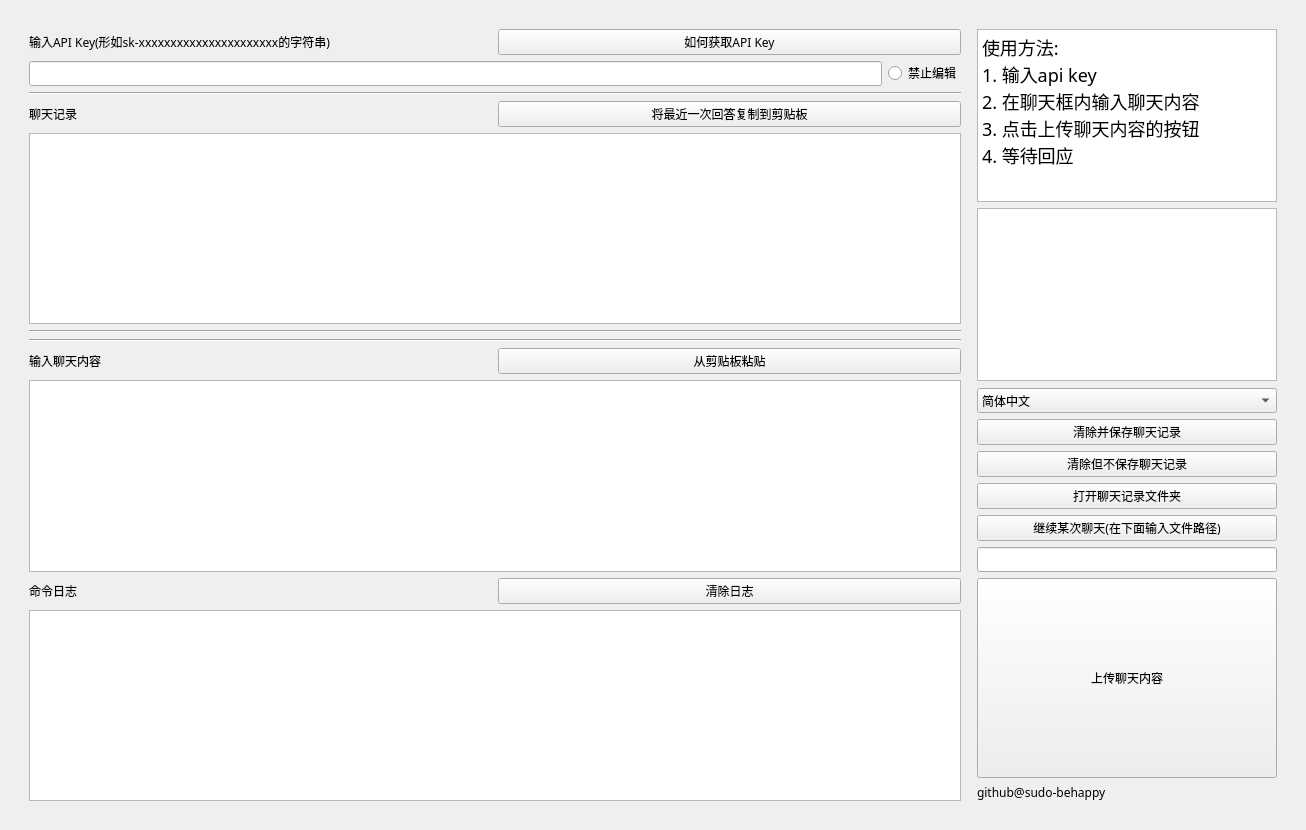
<?xml version="1.0" encoding="UTF-8"?>
<ui version="4.0">
 <class>ChatGPTIntergration</class>
 <widget class="QMainWindow" name="ChatGPTIntergration">
  <property name="windowModality">
   <enum>Qt::ApplicationModal</enum>
  </property>
  <property name="enabled">
   <bool>true</bool>
  </property>
  <property name="geometry">
   <rect>
    <x>0</x>
    <y>0</y>
    <width>1306</width>
    <height>830</height>
   </rect>
  </property>
  <property name="sizePolicy">
   <sizepolicy hsizetype="Fixed" vsizetype="Fixed">
    <horstretch>0</horstretch>
    <verstretch>0</verstretch>
   </sizepolicy>
  </property>
  <property name="minimumSize">
   <size>
    <width>1280</width>
    <height>720</height>
   </size>
  </property>
  <property name="font">
   <font>
    <family>方正黑体简体</family>
   </font>
  </property>
  <property name="mouseTracking">
   <bool>true</bool>
  </property>
  <property name="tabletTracking">
   <bool>true</bool>
  </property>
  <property name="focusPolicy">
   <enum>Qt::NoFocus</enum>
  </property>
  <property name="contextMenuPolicy">
   <enum>Qt::DefaultContextMenu</enum>
  </property>
  <property name="windowTitle">
   <string>chatty</string>
  </property>
  <property name="windowOpacity">
   <double>0.800000000000000</double>
  </property>
  <property name="autoFillBackground">
   <bool>false</bool>
  </property>
  <property name="locale">
   <locale language="Chinese" country="China"/>
  </property>
  <property name="toolButtonStyle">
   <enum>Qt::ToolButtonIconOnly</enum>
  </property>
  <property name="documentMode">
   <bool>false</bool>
  </property>
  <property name="tabShape">
   <enum>QTabWidget::Rounded</enum>
  </property>
  <property name="dockNestingEnabled">
   <bool>true</bool>
  </property>
  <property name="dockOptions">
   <set>QMainWindow::AllowNestedDocks|QMainWindow::AllowTabbedDocks|QMainWindow::AnimatedDocks</set>
  </property>
  <property name="unifiedTitleAndToolBarOnMac">
   <bool>true</bool>
  </property>
  <widget class="QWidget" name="centralwidget">
   <property name="enabled">
    <bool>true</bool>
   </property>
   <property name="sizePolicy">
    <sizepolicy hsizetype="MinimumExpanding" vsizetype="MinimumExpanding">
     <horstretch>0</horstretch>
     <verstretch>0</verstretch>
    </sizepolicy>
   </property>
   <layout class="QHBoxLayout" name="horizontalLayout_2">
    <item>
     <layout class="QHBoxLayout" name="horizontalLayout">
      <property name="sizeConstraint">
       <enum>QLayout::SetDefaultConstraint</enum>
      </property>
      <property name="leftMargin">
       <number>20</number>
      </property>
      <property name="topMargin">
       <number>20</number>
      </property>
      <property name="rightMargin">
       <number>20</number>
      </property>
      <property name="bottomMargin">
       <number>20</number>
      </property>
      <item>
       <layout class="QVBoxLayout" name="verticalLayout_2">
        <item>
         <layout class="QHBoxLayout" name="horizontalLayout_3">
          <property name="sizeConstraint">
           <enum>QLayout::SetMinimumSize</enum>
          </property>
          <item>
           <widget class="QLabel" name="label">
            <property name="sizePolicy">
             <sizepolicy hsizetype="Minimum" vsizetype="Preferred">
              <horstretch>0</horstretch>
              <verstretch>0</verstretch>
             </sizepolicy>
            </property>
            <property name="minimumSize">
             <size>
              <width>428</width>
              <height>0</height>
             </size>
            </property>
            <property name="text">
             <string>输入API Key(形如sk-xxxxxxxxxxxxxxxxxxxxxx的字符串)</string>
            </property>
           </widget>
          </item>
          <item>
           <widget class="QPushButton" name="GetAPIKey">
            <property name="sizePolicy">
             <sizepolicy hsizetype="Minimum" vsizetype="Fixed">
              <horstretch>0</horstretch>
              <verstretch>0</verstretch>
             </sizepolicy>
            </property>
            <property name="text">
             <string>如何获取API Key</string>
            </property>
           </widget>
          </item>
         </layout>
        </item>
        <item>
         <layout class="QHBoxLayout" name="horizontalLayout_7">
          <item>
           <widget class="QLineEdit" name="APIkey"/>
          </item>
          <item>
           <widget class="QRadioButton" name="radioButton">
            <property name="text">
             <string>禁止编辑</string>
            </property>
           </widget>
          </item>
         </layout>
        </item>
        <item>
         <widget class="Line" name="line_2">
          <property name="orientation">
           <enum>Qt::Horizontal</enum>
          </property>
         </widget>
        </item>
        <item>
         <layout class="QHBoxLayout" name="horizontalLayout_5">
          <item>
           <widget class="QLabel" name="label_3">
            <property name="text">
             <string>聊天记录</string>
            </property>
           </widget>
          </item>
          <item>
           <widget class="QPushButton" name="pushButton">
            <property name="text">
             <string>将最近一次回答复制到剪贴板</string>
            </property>
           </widget>
          </item>
         </layout>
        </item>
        <item>
         <widget class="QPlainTextEdit" name="ChatRecord"/>
        </item>
        <item>
         <widget class="Line" name="line">
          <property name="orientation">
           <enum>Qt::Horizontal</enum>
          </property>
         </widget>
        </item>
        <item>
         <widget class="Line" name="line_3">
          <property name="orientation">
           <enum>Qt::Horizontal</enum>
          </property>
         </widget>
        </item>
        <item>
         <layout class="QHBoxLayout" name="horizontalLayout_4">
          <item>
           <widget class="QLabel" name="label_2">
            <property name="text">
             <string>输入聊天内容</string>
            </property>
           </widget>
          </item>
          <item>
           <widget class="QPushButton" name="pushButton_2">
            <property name="text">
             <string>从剪贴板粘贴</string>
            </property>
           </widget>
          </item>
         </layout>
        </item>
        <item>
         <widget class="QPlainTextEdit" name="ChatContent"/>
        </item>
        <item>
         <layout class="QHBoxLayout" name="horizontalLayout_6">
          <item>
           <widget class="QLabel" name="label_4">
            <property name="text">
             <string>命令日志</string>
            </property>
           </widget>
          </item>
          <item>
           <widget class="QPushButton" name="pushButton_3">
            <property name="text">
             <string>清除日志</string>
            </property>
           </widget>
          </item>
         </layout>
        </item>
        <item>
         <widget class="QPlainTextEdit" name="CommandRecord">
          <property name="sizePolicy">
           <sizepolicy hsizetype="Expanding" vsizetype="Expanding">
            <horstretch>0</horstretch>
            <verstretch>0</verstretch>
           </sizepolicy>
          </property>
          <property name="minimumSize">
           <size>
            <width>0</width>
            <height>0</height>
           </size>
          </property>
          <property name="maximumSize">
           <size>
            <width>16777215</width>
            <height>16777215</height>
           </size>
          </property>
          <property name="font">
           <font>
            <italic>false</italic>
           </font>
          </property>
         </widget>
        </item>
       </layout>
      </item>
      <item>
       <spacer name="horizontalSpacer">
        <property name="orientation">
         <enum>Qt::Horizontal</enum>
        </property>
        <property name="sizeType">
         <enum>QSizePolicy::Preferred</enum>
        </property>
        <property name="sizeHint" stdset="0">
         <size>
          <width>10</width>
          <height>20</height>
         </size>
        </property>
       </spacer>
      </item>
      <item>
       <layout class="QVBoxLayout" name="verticalLayout_5">
        <property name="sizeConstraint">
         <enum>QLayout::SetDefaultConstraint</enum>
        </property>
        <item>
         <layout class="QVBoxLayout" name="verticalLayout_7">
          <item>
           <widget class="QTextBrowser" name="Hint">
            <property name="sizePolicy">
             <sizepolicy hsizetype="Ignored" vsizetype="Expanding">
              <horstretch>0</horstretch>
              <verstretch>0</verstretch>
             </sizepolicy>
            </property>
            <property name="lineWrapMode">
             <enum>QTextEdit::WidgetWidth</enum>
            </property>
            <property name="html">
             <string>&lt;!DOCTYPE HTML PUBLIC &quot;-//W3C//DTD HTML 4.0//EN&quot; &quot;http://www.w3.org/TR/REC-html40/strict.dtd&quot;&gt;
&lt;html&gt;&lt;head&gt;&lt;meta name=&quot;qrichtext&quot; content=&quot;1&quot; /&gt;&lt;style type=&quot;text/css&quot;&gt;
p, li { white-space: pre-wrap; }
&lt;/style&gt;&lt;/head&gt;&lt;body style=&quot; font-family:'方正黑体简体'; font-size:13.5pt; font-weight:400; font-style:normal;&quot;&gt;
&lt;p style=&quot; margin-top:0px; margin-bottom:0px; margin-left:0px; margin-right:0px; -qt-block-indent:0; text-indent:0px;&quot;&gt;使用方法:&lt;/p&gt;
&lt;p style=&quot; margin-top:0px; margin-bottom:0px; margin-left:0px; margin-right:0px; -qt-block-indent:0; text-indent:0px;&quot;&gt;1. 输入api key&lt;/p&gt;
&lt;p style=&quot; margin-top:0px; margin-bottom:0px; margin-left:0px; margin-right:0px; -qt-block-indent:0; text-indent:0px;&quot;&gt;2. 在聊天框内输入聊天内容&lt;/p&gt;
&lt;p style=&quot; margin-top:0px; margin-bottom:0px; margin-left:0px; margin-right:0px; -qt-block-indent:0; text-indent:0px;&quot;&gt;3. 点击上传聊天内容的按钮&lt;/p&gt;
&lt;p style=&quot; margin-top:0px; margin-bottom:0px; margin-left:0px; margin-right:0px; -qt-block-indent:0; text-indent:0px;&quot;&gt;4. 等待回应&lt;/p&gt;&lt;/body&gt;&lt;/html&gt;</string>
            </property>
           </widget>
          </item>
          <item>
           <widget class="QPlainTextEdit" name="VariableHint">
            <property name="sizePolicy">
             <sizepolicy hsizetype="Ignored" vsizetype="Expanding">
              <horstretch>0</horstretch>
              <verstretch>0</verstretch>
             </sizepolicy>
            </property>
            <property name="readOnly">
             <bool>true</bool>
            </property>
            <property name="plainText">
             <string/>
            </property>
           </widget>
          </item>
          <item>
           <spacer name="verticalSpacer">
            <property name="orientation">
             <enum>Qt::Vertical</enum>
            </property>
            <property name="sizeType">
             <enum>QSizePolicy::Ignored</enum>
            </property>
            <property name="sizeHint" stdset="0">
             <size>
              <width>20</width>
              <height>20</height>
             </size>
            </property>
           </spacer>
          </item>
          <item>
           <widget class="QComboBox" name="comboBox">
            <item>
             <property name="text">
              <string notr="true">简体中文</string>
             </property>
            </item>
           </widget>
          </item>
          <item>
           <layout class="QVBoxLayout" name="verticalLayout">
            <item>
             <widget class="QPushButton" name="PurgeChatDataAndSave">
              <property name="enabled">
               <bool>true</bool>
              </property>
              <property name="sizePolicy">
               <sizepolicy hsizetype="Ignored" vsizetype="Fixed">
                <horstretch>0</horstretch>
                <verstretch>0</verstretch>
               </sizepolicy>
              </property>
              <property name="text">
               <string>清除并保存聊天记录</string>
              </property>
             </widget>
            </item>
            <item>
             <widget class="QPushButton" name="PurgeChatDataWithoutSave">
              <property name="sizePolicy">
               <sizepolicy hsizetype="Minimum" vsizetype="Fixed">
                <horstretch>0</horstretch>
                <verstretch>0</verstretch>
               </sizepolicy>
              </property>
              <property name="text">
               <string>清除但不保存聊天记录</string>
              </property>
             </widget>
            </item>
            <item>
             <widget class="QPushButton" name="OpenChatFolder">
              <property name="sizePolicy">
               <sizepolicy hsizetype="Ignored" vsizetype="Fixed">
                <horstretch>0</horstretch>
                <verstretch>0</verstretch>
               </sizepolicy>
              </property>
              <property name="text">
               <string>打开聊天记录文件夹</string>
              </property>
             </widget>
            </item>
            <item>
             <widget class="QPushButton" name="ContinueChat">
              <property name="sizePolicy">
               <sizepolicy hsizetype="Ignored" vsizetype="Fixed">
                <horstretch>0</horstretch>
                <verstretch>0</verstretch>
               </sizepolicy>
              </property>
              <property name="minimumSize">
               <size>
                <width>300</width>
                <height>0</height>
               </size>
              </property>
              <property name="autoFillBackground">
               <bool>false</bool>
              </property>
              <property name="text">
               <string>继续某次聊天(在下面输入文件路径)</string>
              </property>
              <property name="checkable">
               <bool>false</bool>
              </property>
              <property name="autoDefault">
               <bool>false</bool>
              </property>
             </widget>
            </item>
            <item>
             <widget class="QLineEdit" name="ChatPath">
              <property name="sizePolicy">
               <sizepolicy hsizetype="Ignored" vsizetype="Fixed">
                <horstretch>0</horstretch>
                <verstretch>0</verstretch>
               </sizepolicy>
              </property>
             </widget>
            </item>
            <item>
             <widget class="QPushButton" name="UploadToGPT">
              <property name="sizePolicy">
               <sizepolicy hsizetype="Minimum" vsizetype="Minimum">
                <horstretch>0</horstretch>
                <verstretch>0</verstretch>
               </sizepolicy>
              </property>
              <property name="minimumSize">
               <size>
                <width>0</width>
                <height>200</height>
               </size>
              </property>
              <property name="text">
               <string>上传聊天内容</string>
              </property>
             </widget>
            </item>
            <item>
             <widget class="QLabel" name="author">
              <property name="font">
               <font>
                <underline>false</underline>
                <strikeout>false</strikeout>
                <stylestrategy>PreferDefault</stylestrategy>
               </font>
              </property>
              <property name="frameShadow">
               <enum>QFrame::Plain</enum>
              </property>
              <property name="text">
               <string>github@sudo-behappy</string>
              </property>
              <property name="textFormat">
               <enum>Qt::RichText</enum>
              </property>
              <property name="openExternalLinks">
               <bool>false</bool>
              </property>
             </widget>
            </item>
           </layout>
          </item>
         </layout>
        </item>
       </layout>
      </item>
     </layout>
    </item>
   </layout>
  </widget>
 </widget>
 <resources/>
 <connections>
  <connection>
   <sender>PurgeChatDataAndSave</sender>
   <signal>clicked()</signal>
   <receiver>ChatGPTIntergration</receiver>
   <slot>chat_purge_and_save()</slot>
   <hints>
    <hint type="sourcelabel">
     <x>1050</x>
     <y>499</y>
    </hint>
    <hint type="destinationlabel">
     <x>623</x>
     <y>384</y>
    </hint>
   </hints>
  </connection>
  <connection>
   <sender>PurgeChatDataWithoutSave</sender>
   <signal>clicked()</signal>
   <receiver>ChatGPTIntergration</receiver>
   <slot>chat_purge_without_save()</slot>
   <hints>
    <hint type="sourcelabel">
     <x>1050</x>
     <y>553</y>
    </hint>
    <hint type="destinationlabel">
     <x>623</x>
     <y>416</y>
    </hint>
   </hints>
  </connection>
  <connection>
   <sender>ContinueChat</sender>
   <signal>clicked()</signal>
   <receiver>ChatGPTIntergration</receiver>
   <slot>continue_chat()</slot>
   <hints>
    <hint type="sourcelabel">
     <x>1150</x>
     <y>743</y>
    </hint>
    <hint type="destinationlabel">
     <x>622</x>
     <y>456</y>
    </hint>
   </hints>
  </connection>
  <connection>
   <sender>OpenChatFolder</sender>
   <signal>clicked()</signal>
   <receiver>ChatGPTIntergration</receiver>
   <slot>open_chat_record_folder()</slot>
   <hints>
    <hint type="sourcelabel">
     <x>1150</x>
     <y>699</y>
    </hint>
    <hint type="destinationlabel">
     <x>624</x>
     <y>553</y>
    </hint>
   </hints>
  </connection>
  <connection>
   <sender>GetAPIKey</sender>
   <signal>clicked()</signal>
   <receiver>ChatGPTIntergration</receiver>
   <slot>show_how_to_apikey()</slot>
   <hints>
    <hint type="sourcelabel">
     <x>887</x>
     <y>49</y>
    </hint>
    <hint type="destinationlabel">
     <x>528</x>
     <y>59</y>
    </hint>
   </hints>
  </connection>
  <connection>
   <sender>UploadToGPT</sender>
   <signal>clicked()</signal>
   <receiver>ChatGPTIntergration</receiver>
   <slot>upload_chat_content()</slot>
   <hints>
    <hint type="sourcelabel">
     <x>1150</x>
     <y>1001</y>
    </hint>
    <hint type="destinationlabel">
     <x>730</x>
     <y>768</y>
    </hint>
   </hints>
  </connection>
  <connection>
   <sender>ChatContent</sender>
   <signal>textChanged()</signal>
   <receiver>ChatGPTIntergration</receiver>
   <slot>chat_content_updated()</slot>
   <hints>
    <hint type="sourcelabel">
     <x>254</x>
     <y>499</y>
    </hint>
    <hint type="destinationlabel">
     <x>281</x>
     <y>569</y>
    </hint>
   </hints>
  </connection>
  <connection>
   <sender>pushButton_3</sender>
   <signal>clicked()</signal>
   <receiver>ChatGPTIntergration</receiver>
   <slot>clear_log()</slot>
   <hints>
    <hint type="sourcelabel">
     <x>845</x>
     <y>779</y>
    </hint>
    <hint type="destinationlabel">
     <x>932</x>
     <y>789</y>
    </hint>
   </hints>
  </connection>
  <connection>
   <sender>pushButton_2</sender>
   <signal>clicked()</signal>
   <receiver>ChatGPTIntergration</receiver>
   <slot>paste_content()</slot>
   <hints>
    <hint type="sourcelabel">
     <x>933</x>
     <y>471</y>
    </hint>
    <hint type="destinationlabel">
     <x>949</x>
     <y>475</y>
    </hint>
   </hints>
  </connection>
  <connection>
   <sender>pushButton</sender>
   <signal>clicked()</signal>
   <receiver>ChatGPTIntergration</receiver>
   <slot>copy_content()</slot>
   <hints>
    <hint type="sourcelabel">
     <x>860</x>
     <y>151</y>
    </hint>
    <hint type="destinationlabel">
     <x>948</x>
     <y>170</y>
    </hint>
   </hints>
  </connection>
  <connection>
   <sender>APIkey</sender>
   <signal>textEdited(QString)</signal>
   <receiver>ChatGPTIntergration</receiver>
   <slot>update_api_key(QString)</slot>
   <hints>
    <hint type="sourcelabel">
     <x>798</x>
     <y>88</y>
    </hint>
    <hint type="destinationlabel">
     <x>949</x>
     <y>99</y>
    </hint>
   </hints>
  </connection>
  <connection>
   <sender>radioButton</sender>
   <signal>toggled(bool)</signal>
   <receiver>ChatGPTIntergration</receiver>
   <slot>lock_api_field(bool)</slot>
   <hints>
    <hint type="sourcelabel">
     <x>920</x>
     <y>84</y>
    </hint>
    <hint type="destinationlabel">
     <x>953</x>
     <y>18</y>
    </hint>
   </hints>
  </connection>
 </connections>
 <slots>
  <slot>chat_purge_without_save()</slot>
  <slot>chat_purge_and_save()</slot>
  <slot>continue_chat()</slot>
  <slot>new_page()</slot>
  <slot>new_chat_same_page()</slot>
  <slot>open_chat_record_folder()</slot>
  <slot>upload_chat_content()</slot>
  <slot>chat_content_updated()</slot>
  <slot>update_api_key(QString)</slot>
  <slot>show_how_to_apikey()</slot>
  <slot>clear_log()</slot>
  <slot>paste_content()</slot>
  <slot>copy_content()</slot>
  <slot>lock_api_field(bool)</slot>
 </slots>
</ui>
